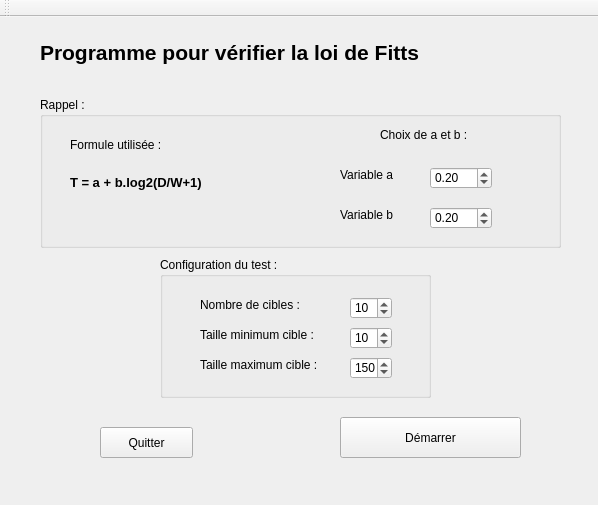
<?xml version="1.0" encoding="UTF-8"?>
<ui version="4.0">
 <class>MainWindow</class>
 <widget class="QMainWindow" name="MainWindow">
  <property name="windowModality">
   <enum>Qt::NonModal</enum>
  </property>
  <property name="geometry">
   <rect>
    <x>0</x>
    <y>0</y>
    <width>598</width>
    <height>505</height>
   </rect>
  </property>
  <property name="windowTitle">
   <string>MainWindow</string>
  </property>
  <widget class="QWidget" name="centralWidget">
   <property name="enabled">
    <bool>true</bool>
   </property>
   <widget class="QLabel" name="label_titre">
    <property name="geometry">
     <rect>
      <x>40</x>
      <y>20</y>
      <width>551</width>
      <height>31</height>
     </rect>
    </property>
    <property name="font">
     <font>
      <pointsize>16</pointsize>
      <weight>75</weight>
      <bold>true</bold>
     </font>
    </property>
    <property name="text">
     <string>Programme pour vérifier la loi de Fitts</string>
    </property>
   </widget>
   <widget class="QGroupBox" name="groupBox">
    <property name="geometry">
     <rect>
      <x>40</x>
      <y>80</y>
      <width>521</width>
      <height>151</height>
     </rect>
    </property>
    <property name="font">
     <font>
      <weight>50</weight>
      <italic>false</italic>
      <bold>false</bold>
     </font>
    </property>
    <property name="title">
     <string>Rappel :</string>
    </property>
    <widget class="QDoubleSpinBox" name="doubleSpinBox_b">
     <property name="geometry">
      <rect>
       <x>390</x>
       <y>110</y>
       <width>62</width>
       <height>22</height>
      </rect>
     </property>
     <property name="singleStep">
      <double>0.010000000000000</double>
     </property>
     <property name="value">
      <double>0.200000000000000</double>
     </property>
    </widget>
    <widget class="QDoubleSpinBox" name="doubleSpinBox_a">
     <property name="geometry">
      <rect>
       <x>390</x>
       <y>70</y>
       <width>62</width>
       <height>22</height>
      </rect>
     </property>
     <property name="singleStep">
      <double>0.010000000000000</double>
     </property>
     <property name="value">
      <double>0.200000000000000</double>
     </property>
    </widget>
    <widget class="QLabel" name="label_choix">
     <property name="geometry">
      <rect>
       <x>340</x>
       <y>30</y>
       <width>111</width>
       <height>16</height>
      </rect>
     </property>
     <property name="text">
      <string>Choix de a et b :</string>
     </property>
    </widget>
    <widget class="QLabel" name="label_a">
     <property name="geometry">
      <rect>
       <x>300</x>
       <y>70</y>
       <width>71</width>
       <height>16</height>
      </rect>
     </property>
     <property name="text">
      <string>Variable a</string>
     </property>
    </widget>
    <widget class="QLabel" name="label_b">
     <property name="geometry">
      <rect>
       <x>300</x>
       <y>110</y>
       <width>71</width>
       <height>16</height>
      </rect>
     </property>
     <property name="text">
      <string>Variable b</string>
     </property>
    </widget>
    <widget class="QLabel" name="label_formule">
     <property name="geometry">
      <rect>
       <x>30</x>
       <y>40</y>
       <width>101</width>
       <height>16</height>
      </rect>
     </property>
     <property name="text">
      <string>Formule utilisée :</string>
     </property>
    </widget>
    <widget class="QLabel" name="label_formuleFitts">
     <property name="geometry">
      <rect>
       <x>30</x>
       <y>70</y>
       <width>211</width>
       <height>31</height>
      </rect>
     </property>
     <property name="font">
      <font>
       <pointsize>10</pointsize>
       <weight>75</weight>
       <bold>true</bold>
      </font>
     </property>
     <property name="text">
      <string>T = a + b.log2(D/W+1)</string>
     </property>
     <property name="textFormat">
      <enum>Qt::PlainText</enum>
     </property>
    </widget>
   </widget>
   <widget class="QGroupBox" name="groupBox_2">
    <property name="geometry">
     <rect>
      <x>160</x>
      <y>240</y>
      <width>271</width>
      <height>141</height>
     </rect>
    </property>
    <property name="title">
     <string>Configuration du test :</string>
    </property>
    <widget class="QSpinBox" name="spinBox_nb">
     <property name="geometry">
      <rect>
       <x>190</x>
       <y>40</y>
       <width>42</width>
       <height>22</height>
      </rect>
     </property>
     <property name="maximum">
      <number>50</number>
     </property>
     <property name="value">
      <number>10</number>
     </property>
    </widget>
    <widget class="QSpinBox" name="spinBox_taille_min">
     <property name="geometry">
      <rect>
       <x>190</x>
       <y>70</y>
       <width>42</width>
       <height>22</height>
      </rect>
     </property>
     <property name="maximum">
      <number>100</number>
     </property>
     <property name="value">
      <number>10</number>
     </property>
    </widget>
    <widget class="QSpinBox" name="spinBox_taille_max">
     <property name="geometry">
      <rect>
       <x>190</x>
       <y>100</y>
       <width>42</width>
       <height>22</height>
      </rect>
     </property>
     <property name="minimum">
      <number>50</number>
     </property>
     <property name="maximum">
      <number>300</number>
     </property>
     <property name="value">
      <number>150</number>
     </property>
    </widget>
    <widget class="QLabel" name="label_nb">
     <property name="geometry">
      <rect>
       <x>40</x>
       <y>40</y>
       <width>121</width>
       <height>16</height>
      </rect>
     </property>
     <property name="text">
      <string>Nombre de cibles :</string>
     </property>
    </widget>
    <widget class="QLabel" name="label_taille_min">
     <property name="geometry">
      <rect>
       <x>40</x>
       <y>70</y>
       <width>131</width>
       <height>16</height>
      </rect>
     </property>
     <property name="text">
      <string>Taille minimum cible :</string>
     </property>
    </widget>
    <widget class="QLabel" name="label_taille_max">
     <property name="geometry">
      <rect>
       <x>40</x>
       <y>100</y>
       <width>131</width>
       <height>16</height>
      </rect>
     </property>
     <property name="text">
      <string>Taille maximum cible :</string>
     </property>
    </widget>
   </widget>
   <widget class="QPushButton" name="pushButton_quitter">
    <property name="geometry">
     <rect>
      <x>100</x>
      <y>410</y>
      <width>93</width>
      <height>31</height>
     </rect>
    </property>
    <property name="text">
     <string>Quitter</string>
    </property>
   </widget>
   <widget class="QPushButton" name="pushButton_demarrer">
    <property name="geometry">
     <rect>
      <x>340</x>
      <y>400</y>
      <width>181</width>
      <height>41</height>
     </rect>
    </property>
    <property name="cursor">
     <cursorShape>ArrowCursor</cursorShape>
    </property>
    <property name="text">
     <string>Démarrer</string>
    </property>
   </widget>
  </widget>
  <widget class="QMenuBar" name="menuBar">
   <property name="geometry">
    <rect>
     <x>0</x>
     <y>0</y>
     <width>598</width>
     <height>26</height>
    </rect>
   </property>
  </widget>
  <widget class="QToolBar" name="mainToolBar">
   <property name="enabled">
    <bool>true</bool>
   </property>
   <attribute name="toolBarArea">
    <enum>TopToolBarArea</enum>
   </attribute>
   <attribute name="toolBarBreak">
    <bool>false</bool>
   </attribute>
  </widget>
  <widget class="QStatusBar" name="statusBar">
   <property name="sizeGripEnabled">
    <bool>false</bool>
   </property>
  </widget>
 </widget>
 <layoutdefault spacing="6" margin="11"/>
 <tabstops>
  <tabstop>doubleSpinBox_a</tabstop>
  <tabstop>doubleSpinBox_b</tabstop>
  <tabstop>spinBox_nb</tabstop>
  <tabstop>spinBox_taille_min</tabstop>
  <tabstop>spinBox_taille_max</tabstop>
  <tabstop>pushButton_demarrer</tabstop>
  <tabstop>pushButton_quitter</tabstop>
 </tabstops>
 <resources/>
 <connections/>
</ui>
